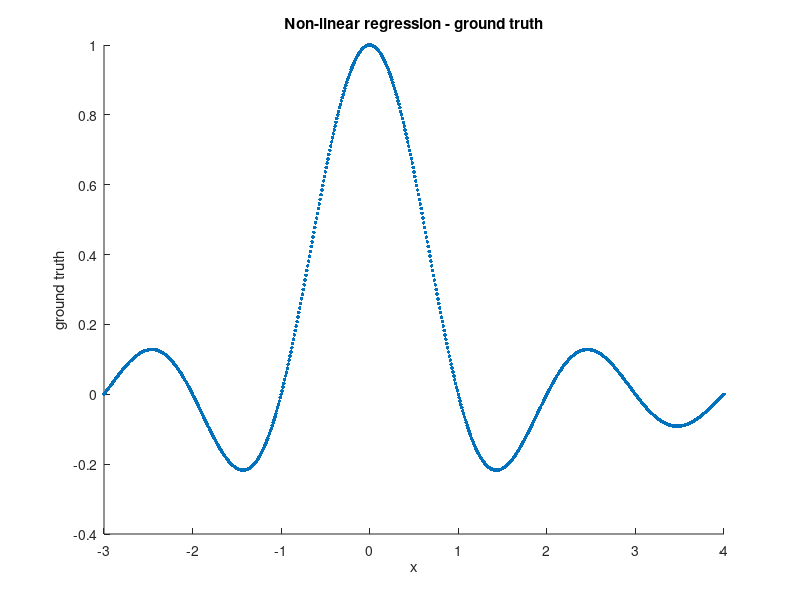
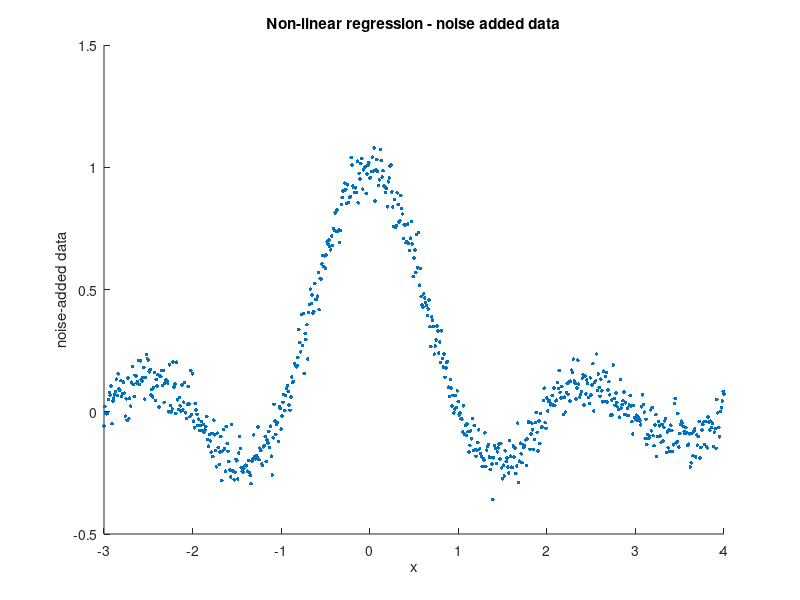

Here is the MATLAB script that generated these plots, in order:
function [x, y, g, x_left, x_right] = getDataForTask4()

global REPORT_PICS_FOLDER;

x_left = -3;
x_right = 4;

x = x_left : 0.01 : x_right;
x = x';

g = sinc(x);
y = awgn(g, 25);

scatter(x, g, 7, 'fill');
xlabel('x'); ylabel('ground truth');
title('Non-linear regression - ground truth');
saveas(gca, fullfile(REPORT_PICS_FOLDER, 'ground_truth.jpg'));
close all;

scatter(x, y, 7, 'fill');
xlabel('x'); ylabel('noise-added data');
title('Non-linear regression - noise added data');
saveas(gca, fullfile(REPORT_PICS_FOLDER, 'noise_added_data.jpg'));
close all;

end